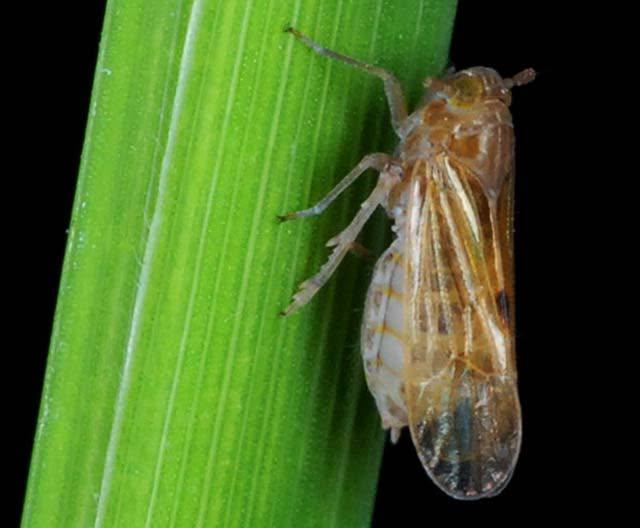
#> input picture user-mobile/src/assets/brownplanthopper.jpg, 640 x 528 px; its folder holds only this picture in this run
$ python -i field_backgrounds.py   (imports and definitions only)
#> lines starting #> are read from the running program, lines starting #| are printed output that depends on the picture; after the words box and inside, x2 and y2 are one past the last pixel; in counts of white or black regions, pixels touching at a corner belong together
"""Picks usable healthy field photos from a folder (e.g. the Roboflow rice set).

A background must be canopy-dominant: mostly green plants, little sky, mud or
water, in focus, and not rotated sideways. Whiteheads and hopperburn are only
believable on a rice canopy, so pasting onto a photo of a road or a puddle
would teach the model nonsense.

Heuristics on a 160-px thumbnail (cheap, deterministic):
  green fraction   excess-green index 2G - R - B above a threshold
  sky fraction     bright, low-saturation pixels
  rotated          a border strip (left/right) much skyer than the top strip
  sharpness        variance of a Laplacian
"""

from pathlib import Path

import numpy as np
from PIL import Image, ImageFilter

EXTENSIONS = {".jpg", ".jpeg", ".png", ".webp"}
THUMB = 160


def stats(path: Path) -> dict:
    with Image.open(path) as im:
#> im is the input picture: PIL image 640x528 RGB; mean R, G, B 68.3, 96.7, 37.2
        thumb = im.convert("RGB").resize((THUMB, THUMB), Image.BILINEAR)
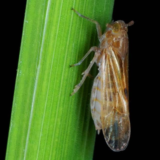
#> thumb: PIL image 160x160 RGB; mean R, G, B 68.3, 96.7, 37.2
    a = np.asarray(thumb, dtype=np.float32)
    r, g, b = a[..., 0], a[..., 1], a[..., 2]
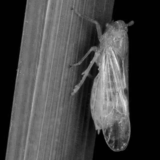
#> r: shape (160, 160) float32; min 0, max 230, mean 68.3
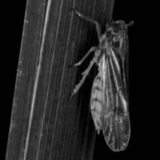
#> b: shape (160, 160) float32; min 0, max 215, mean 37.2
    exg = 2 * g - r - b
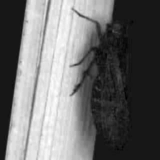
#> exg: shape (160, 160) float32; min -24, max 234, mean 88; drawn with min black and max white
    green = (exg > 25) & (g > 60)
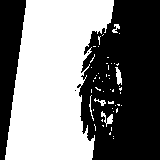
#> green: shape (160, 160) bool; 48.6% white; 51 white regions (45 under 20 px), largest, box (x1, y1, x2, y2) and area: (5, 0, 114, 160) 12012, (101, 111, 113, 127) 79, (115, 67, 122, 85) 75, (112, 24, 120, 33) 39, (94, 98, 106, 106) 37, (89, 95, 94, 121) 33
    mx, mn = a.max(axis=2), a.min(axis=2)
    sat = (mx - mn) / np.maximum(mx, 1)
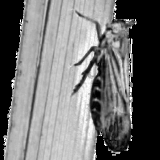
#> sat: shape (160, 160) float32; min 0, max 1, mean 0.447
    sky = (mx > 170) & (sat < 0.28)
#> sky: shape (160, 160) bool; 1.3% white in thin lines or dots, all inside (x1, y1, x2, y2) = (30, 0, 126, 119)
    gray = np.asarray(thumb.convert("L").filter(ImageFilter.FIND_EDGES), dtype=np.float32)
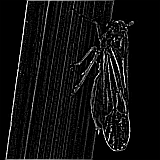
#> gray: shape (160, 160) float32; min 0, max 255, mean 16.1
    s = THUMB // 5
    sky_top, sky_left, sky_right = sky[:s].mean(), sky[:, :s].mean(), sky[:, -s:].mean()
#> sky_top = 0.00781; sky_left = 0.00137; sky_right = 0
    nc = ~green  # "not canopy": sky, trees, soil, water
    nc_top, nc_left, nc_right = nc[:s].mean(), nc[:, :s].mean(), nc[:, -s:].mean()
#> nc_top = 0.455; nc_left = 0.489; nc_right = 1
    return {
        "green": float(green.mean()),
        "green_lower": float(green[THUMB * 2 // 5:].mean()),
        "sky": float(sky.mean()),
        # Sideways photo: a side strip is mostly non-canopy while the top strip is canopy.
        "rotated": bool(max(sky_left, sky_right) > sky_top + 0.2 or (max(nc_left, nc_right) > 0.45 and nc_top < max(nc_left, nc_right) - 0.2)),
        "sharp": float(gray.var()),
    }


def usable(st: dict) -> bool:
    return st["green"] >= 0.40 and st["green_lower"] >= 0.62 and st["sky"] <= 0.35 and not st["rotated"] and st["sharp"] >= 25


def find_backgrounds(root: Path, exclude_dirs: tuple[str, ...] = ("delete",)) -> list[tuple[Path, dict]]:
    out = []
    for p in sorted(root.rglob("*")):
        if p.suffix.lower() not in EXTENSIONS or any(d in p.parts for d in exclude_dirs):
            continue
        st = stats(p)
        if usable(st):
            out.append((p, st))
    return out

>>> result = stats('../../../user-mobile/src/assets/brownplanthopper.jpg')
#> result = {'green': 0.486, 'green_lower': 0.483, 'sky': 0.0129, 'rotated': True, 'sharp': 1468}

$ run again, on user-mobile/src/assets/ricestemborer.jpg
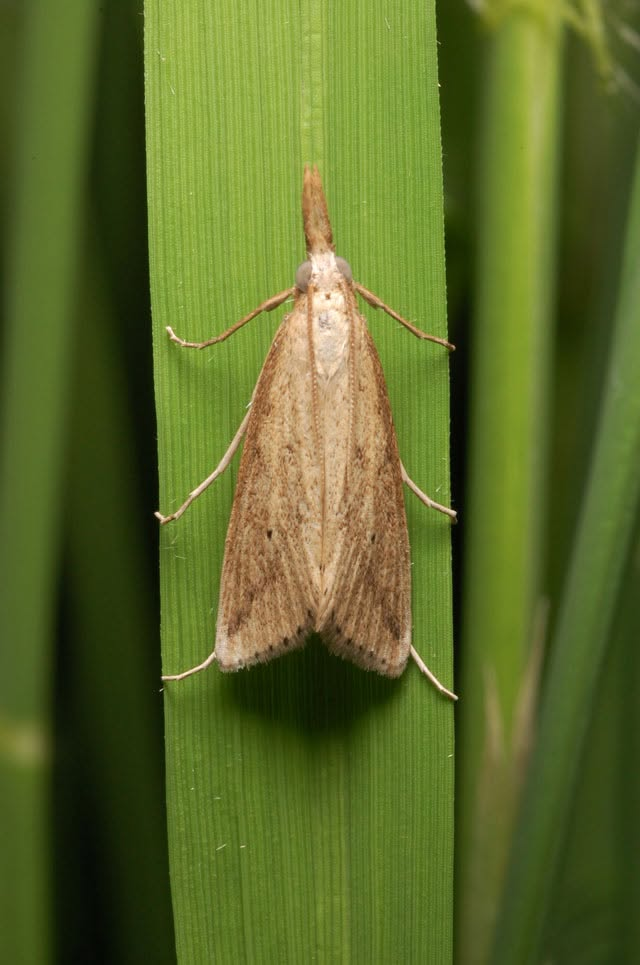
#> input picture user-mobile/src/assets/ricestemborer.jpg, 640 x 965 px
#> in stats, im is the input picture: PIL image 640x965 RGB; mean R, G, B 91.5, 105.7, 41.7
#> in stats, `green = (exg > 25) & (g > 60)`:
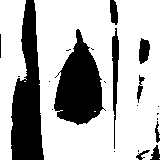
#> green: shape (160, 160) bool; 71.1% white; 22 black regions (12 under 20 px), largest, box (x1, y1, x2, y2) and area: (11, 0, 44, 160) 3328, (54, 29, 106, 125) 2926, (112, 28, 119, 149) 443
#> sky: shape (160, 160) bool; 0.6% white; 6 white regions (5 under 20 px), largest, box (x1, y1, x2, y2) and area: (75, 42, 87, 62) 133
#> in stats, `gray = np.asarray(thumb.convert("L").filter(ImageFilter.FIND_EDGES), d..`:
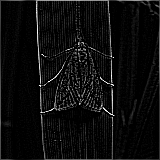
#> gray: shape (160, 160) float32; min 0, max 255, mean 13
#> sky_top = 0
#> nc_top = 0.107; nc_left = 0.437; nc_right = 0.0998
#> result = {'green': 0.711, 'green_lower': 0.644, 'sky': 0.00598, 'rotated': False, 'sharp': 896.7}

$ run again, on user-mobile/src/assets/deadheart.png
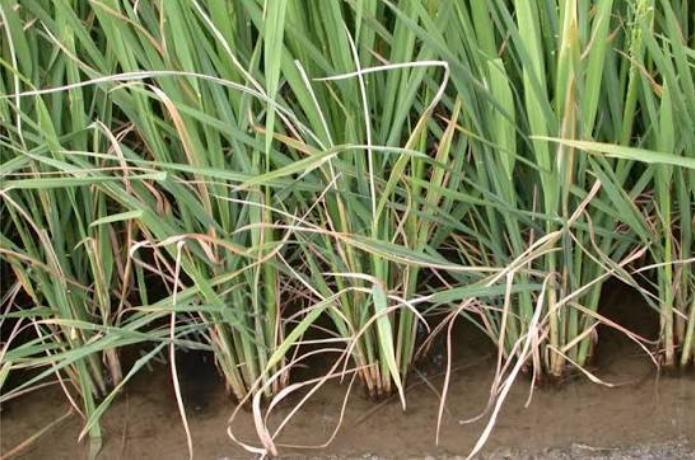
#> input picture user-mobile/src/assets/deadheart.png, 695 x 460 px
#> in stats, im is the input picture: PIL image 695x460 RGBA; mean R, G, B, A 117.2, 124.4, 85.2, 255
#> in stats, `green = (exg > 25) & (g > 60)`:
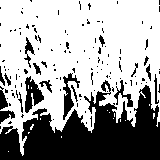
#> green: shape (160, 160) bool; 64.1% white; 130 black regions (112 under 20 px), largest, box (x1, y1, x2, y2) and area: (0, 80, 160, 160) 7074, (25, 76, 44, 113) 371, (63, 73, 80, 120) 301
#> sky: shape (160, 160) bool; 8.1% white in thin lines or dots
#> in stats, `gray = np.asarray(thumb.convert("L").filter(ImageFilter.FIND_EDGES), d..`:
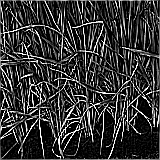
#> gray: shape (160, 160) float32; min 0, max 255, mean 53.9
#> sky_top = 0.0639; sky_left = 0.085; sky_right = 0.0322
#> nc_top = 0.0227; nc_left = 0.333; nc_right = 0.395
#> result = {'green': 0.641, 'green_lower': 0.43, 'sky': 0.0811, 'rotated': False, 'sharp': 6004.8}

$ run again, on user-mobile/src/assets/hopperburn.png
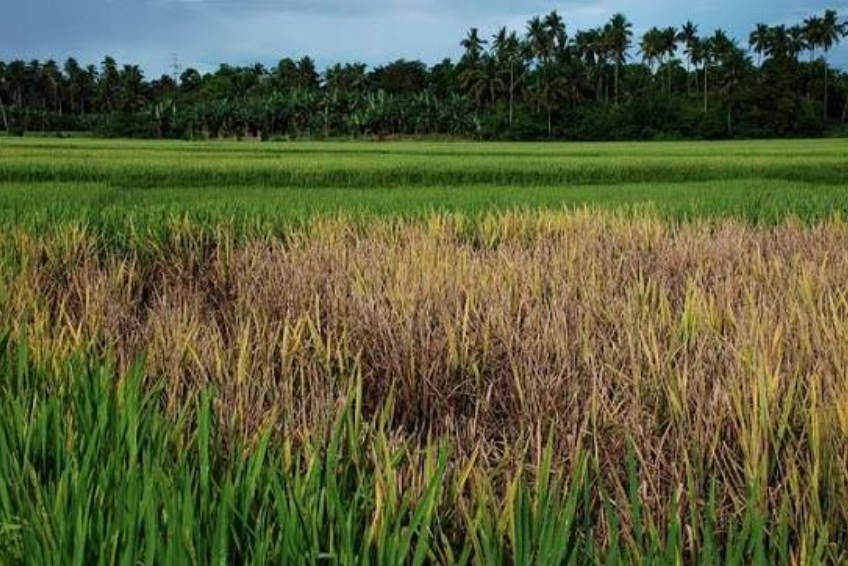
#> input picture user-mobile/src/assets/hopperburn.png, 848 x 566 px
#> in stats, im is the input picture: PIL image 848x566 RGBA; mean R, G, B, A 90.1, 95.5, 60.8, 255
#> green: shape (160, 160) bool; 43.3% white; 104 white regions (88 under 20 px), largest, box (x1, y1, x2, y2) and area: (0, 37, 160, 160) 9328, (137, 96, 160, 160) 715, (126, 78, 136, 118) 140
#> sky: shape (160, 160) bool; 1.9% white; 21 white regions (19 under 20 px), largest, box (x1, y1, x2, y2) and area: (49, 0, 100, 17) 420, (105, 0, 117, 6) 36
#> in stats, `gray = np.asarray(thumb.convert("L").filter(ImageFilter.FIND_EDGES), d..`:
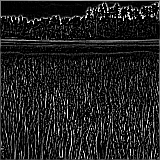
#> gray: shape (160, 160) float32; min 0, max 255, mean 32.9
#> sky_top = 0.0961; sky_left = 0.00117; sky_right = 0.00137
#> nc_top = 0.926; nc_left = 0.398; nc_right = 0.624
#> result = {'green': 0.433, 'green_lower': 0.436, 'sky': 0.0192, 'rotated': False, 'sharp': 2626.1}
